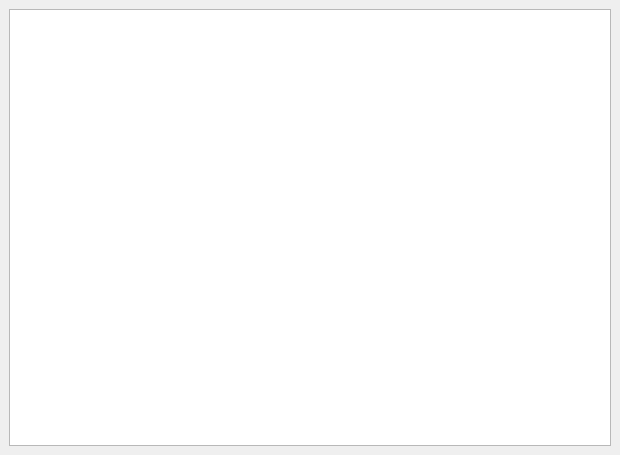
<?xml version="1.0" encoding="UTF-8"?>
<ui version="4.0">
 <class>MainWindow</class>
 <widget class="QMainWindow" name="MainWindow">
  <property name="geometry">
   <rect>
    <x>0</x>
    <y>0</y>
    <width>620</width>
    <height>455</height>
   </rect>
  </property>
  <property name="windowTitle">
   <string>SQLCipher-Example</string>
  </property>
  <widget class="QWidget" name="centralwidget">
   <layout class="QGridLayout" name="gridLayout">
    <item row="0" column="0">
     <widget class="QTableView" name="personsTableView"/>
    </item>
   </layout>
  </widget>
 </widget>
 <resources/>
 <connections/>
</ui>
